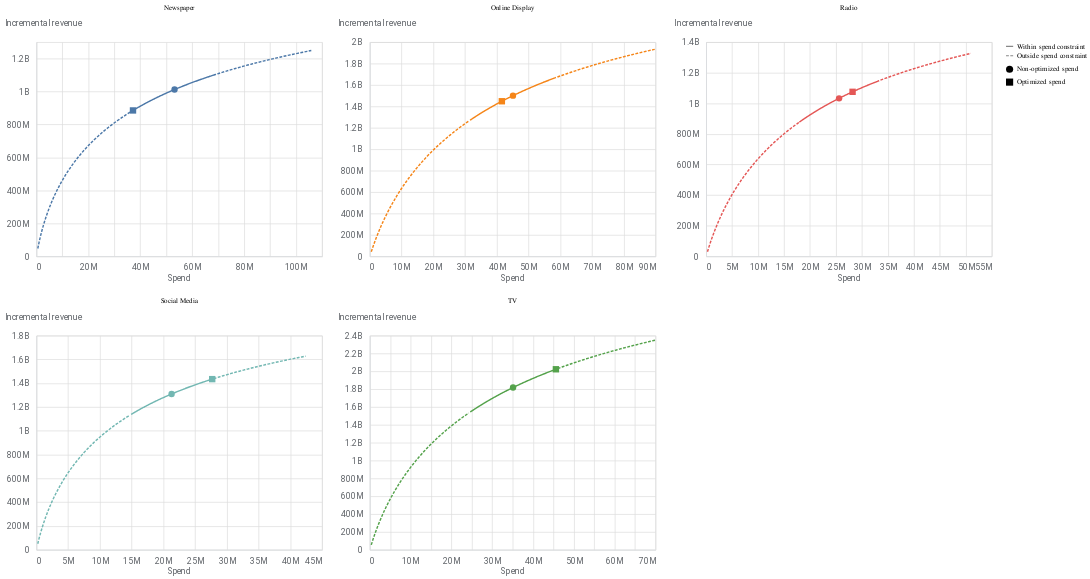

Here is the notebook cell this chart was saved with:
### Markdown cell above
We can choose between several optimization problems, for ex:

- How can I reach the sames sales level with less budget ?

- Given the same budget, what is the maximum revenue I can get ?

Let’s use Meridian to optimize our budget and maximize sales (scenario 1). We will use the default parameters here but it is possible to fine-tune the constraints on each channel to limit the search scope.

### Code cell
from meridian.analysis import optimizer

budget_optimizer = optimizer.BudgetOptimizer(mmm)
optimization_results = budget_optimizer.optimize()

# Plot the response curves before and after 
optimization_results.plot_response_curves()

### Figure 1 — Vega-Lite specification as saved in the notebook (floating-point values rounded to 4 significant figures; data arrays with more than 128 entries replaced by an {"elided": "..."} marker saying what was removed)
{"config": {"view": {"continuousWidth": 400, "continuousHeight": 300}, "axis": {"labelColor": "#5F6368", "labelFont": "Roboto", "labelFontSize": 12, "titleColor": "#5F6368", "titleFont": "Roboto", "titleFontSize": 12, "titleFontWeight": "normal"}}, "data": {"name": "data-714915e0f42e93d03a5e81efb0d0f20d"}, "facet": {"field": "channel", "sort": null, "title": null, "type": "nominal"}, "spec": {"layer": [{"mark": {"type": "line", "strokeDash": [4, 2]}, "encoding": {"color": {"field": "channel", "legend": null, "type": "nominal"}, "x": {"axis": {"domainColor": "#DADCE0", "labelExpr": "replace(format(datum.value, '.3~s'), 'G', 'B')", "labelPadding": 10, "ticks": false}, "field": "spend", "title": "Spend", "type": "quantitative"}, "y": {"axis": {"domainColor": "#DADCE0", "labelExpr": "replace(format(datum.value, '.3~s'), 'G', 'B')", "labelPadding": 10, "ticks": false, "titleAlign": "left", "titleAngle": 0, "titleY": -20}, "field": "mean", "title": "Incremental revenue", "type": "quantitative"}}, "transform": [{"calculate": "datum.spend_multiplier >= datum.lower_bound && datum.spend_multiplier <= datum.upper_bound ? \"Within spend constraint\" : \"Outside spend constraint\"", "as": "spend_constraint"}, {"filter": "(datum.spend_multiplier && (datum.spend_multiplier <= datum.lower_bound))"}]}, {"mark": "line", "encoding": {"color": {"field": "channel", "legend": null, "type": "nominal"}, "strokeDash": {"field": "spend_constraint", "legend": {"title": null}, "sort": "descending", "type": "nominal"}, "x": {"axis": {"domainColor": "#DADCE0", "labelExpr": "replace(format(datum.value, '.3~s'), 'G', 'B')", "labelPadding": 10, "ticks": false}, "field": "spend", "title": "Spend", "type": "quantitative"}, "y": {"axis": {"domainColor": "#DADCE0", "labelExpr": "replace(format(datum.value, '.3~s'), 'G', 'B')", "labelPadding": 10, "ticks": false, "titleAlign": "left", "titleAngle": 0, "titleY": -20}, "field": "mean", "title": "Incremental revenue", "type": "quantitative"}}, "transform": [{"calculate": "datum.spend_multiplier >= datum.lower_bound && datum.spend_multiplier <= datum.upper_bound ? \"Within spend constraint\" : \"Outside spend constraint\"", "as": "spend_constraint"}, {"filter": "(datum.spend_multiplier && (datum.spend_multiplier >= datum.lower_bound))"}]}, {"mark": {"type": "point", "filled": true, "opacity": 1, "size": 80, "tooltip": true}, "encoding": {"color": {"field": "channel", "legend": null, "type": "nominal"}, "shape": {"field": "spend_level", "legend": {"title": null}, "type": "nominal"}, "x": {"axis": {"domainColor": "#DADCE0", "labelExpr": "replace(format(datum.value, '.3~s'), 'G', 'B')", "labelPadding": 10, "ticks": false}, "field": "spend", "title": "Spend", "type": "quantitative"}, "y": {"axis": {"domainColor": "#DADCE0", "labelExpr": "replace(format(datum.value, '.3~s'), 'G', 'B')", "labelPadding": 10, "ticks": false, "titleAlign": "left", "titleAngle": 0, "titleY": -20}, "field": "mean", "title": "Incremental revenue", "type": "quantitative"}}, "transform": [{"calculate": "datum.spend_multiplier >= datum.lower_bound && datum.spend_multiplier <= datum.upper_bound ? \"Within spend constraint\" : \"Outside spend constraint\"", "as": "spend_constraint"}, {"filter": "datum.spend_level"}]}]}, "columns": 3, "resolve": {"scale": {"x": "independent", "y": "independent"}}, "$schema": "https://vega.github.io/schema/vega-lite/v4.17.0.json", "datasets": {"data-714915e0f42e93d03a5e81efb0d0f20d": {"elided": "1010 records"}}}
